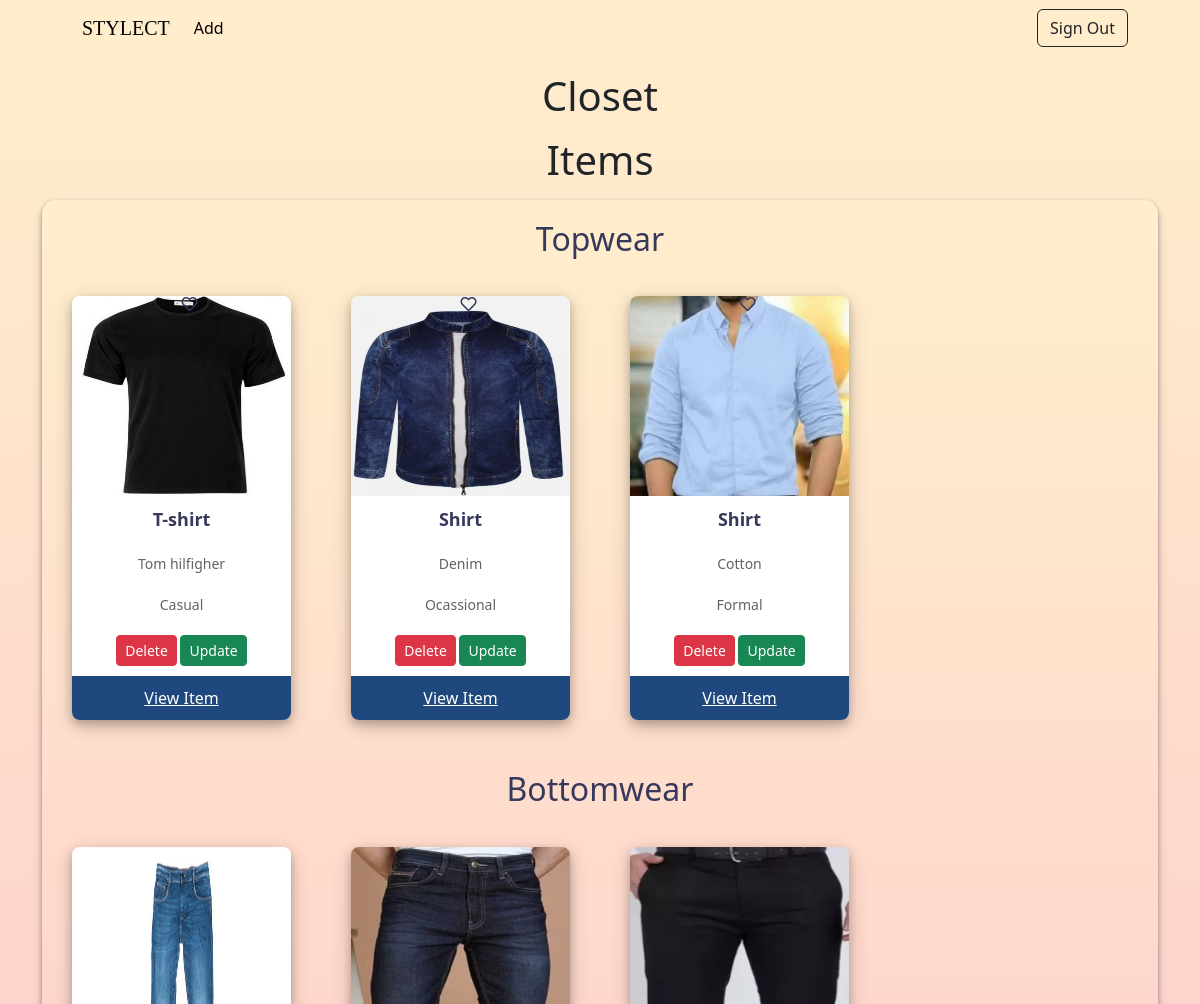
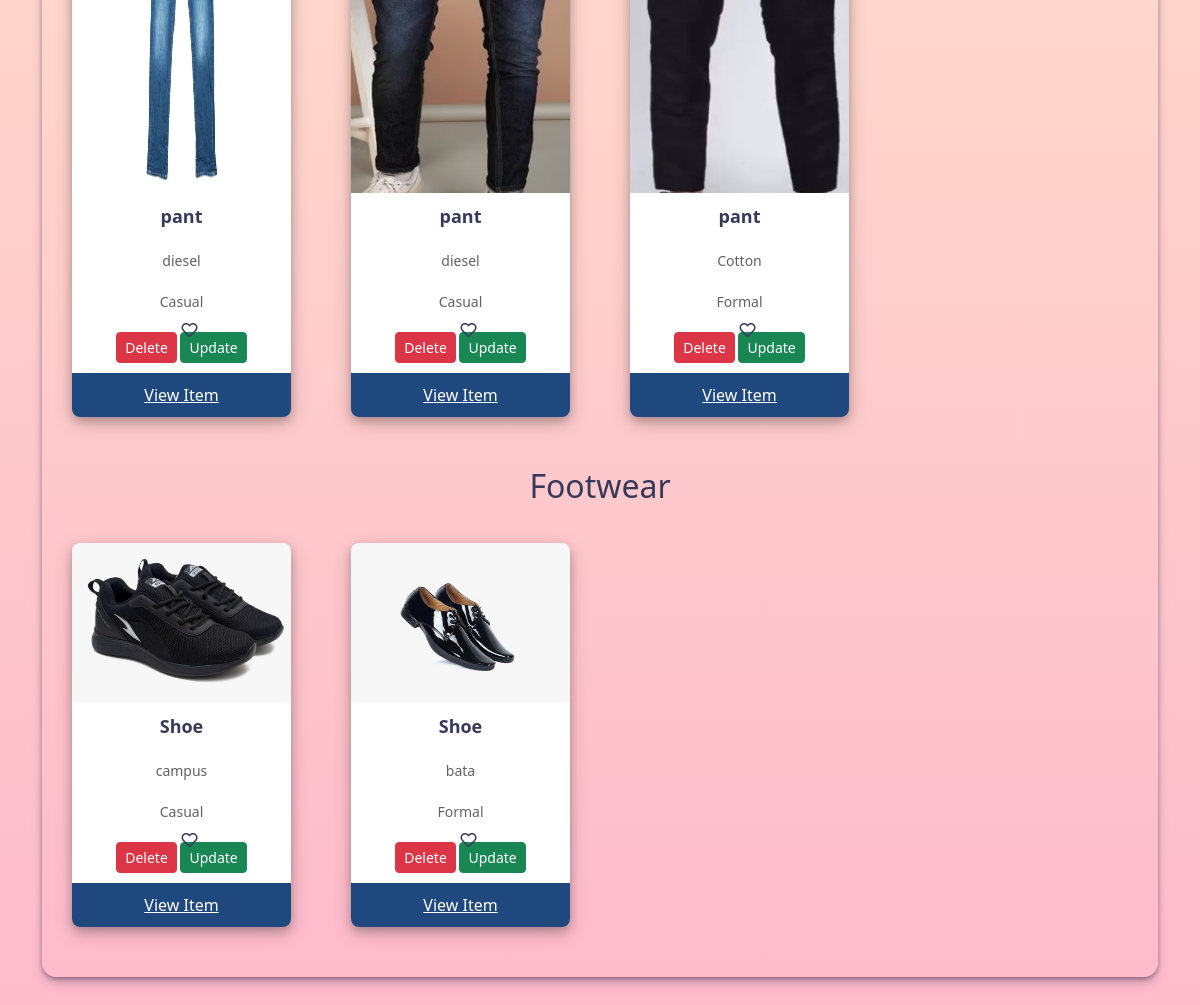
Before: /closet/ (signed in) with the older database file (2 pictures, top to bottom).
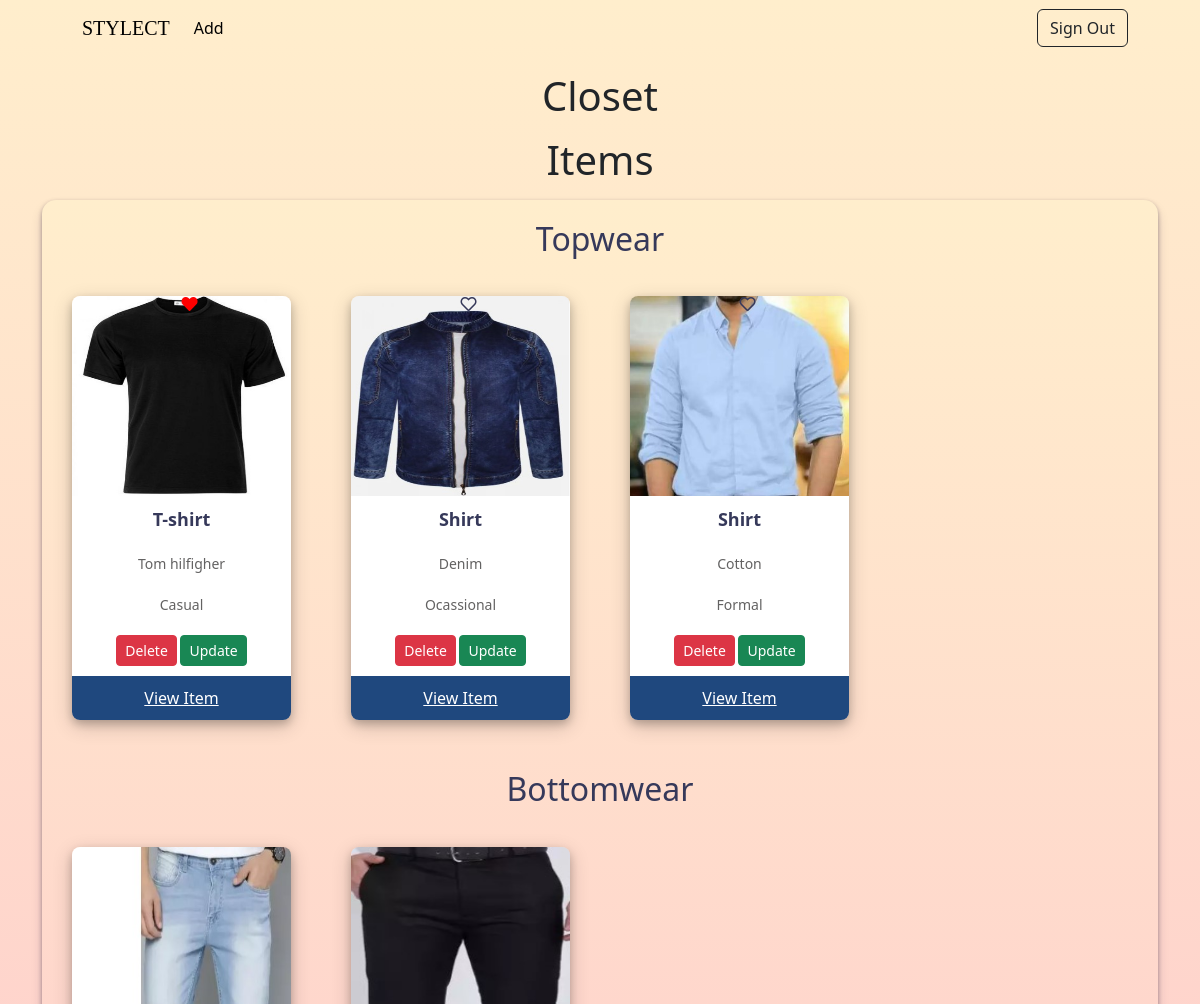
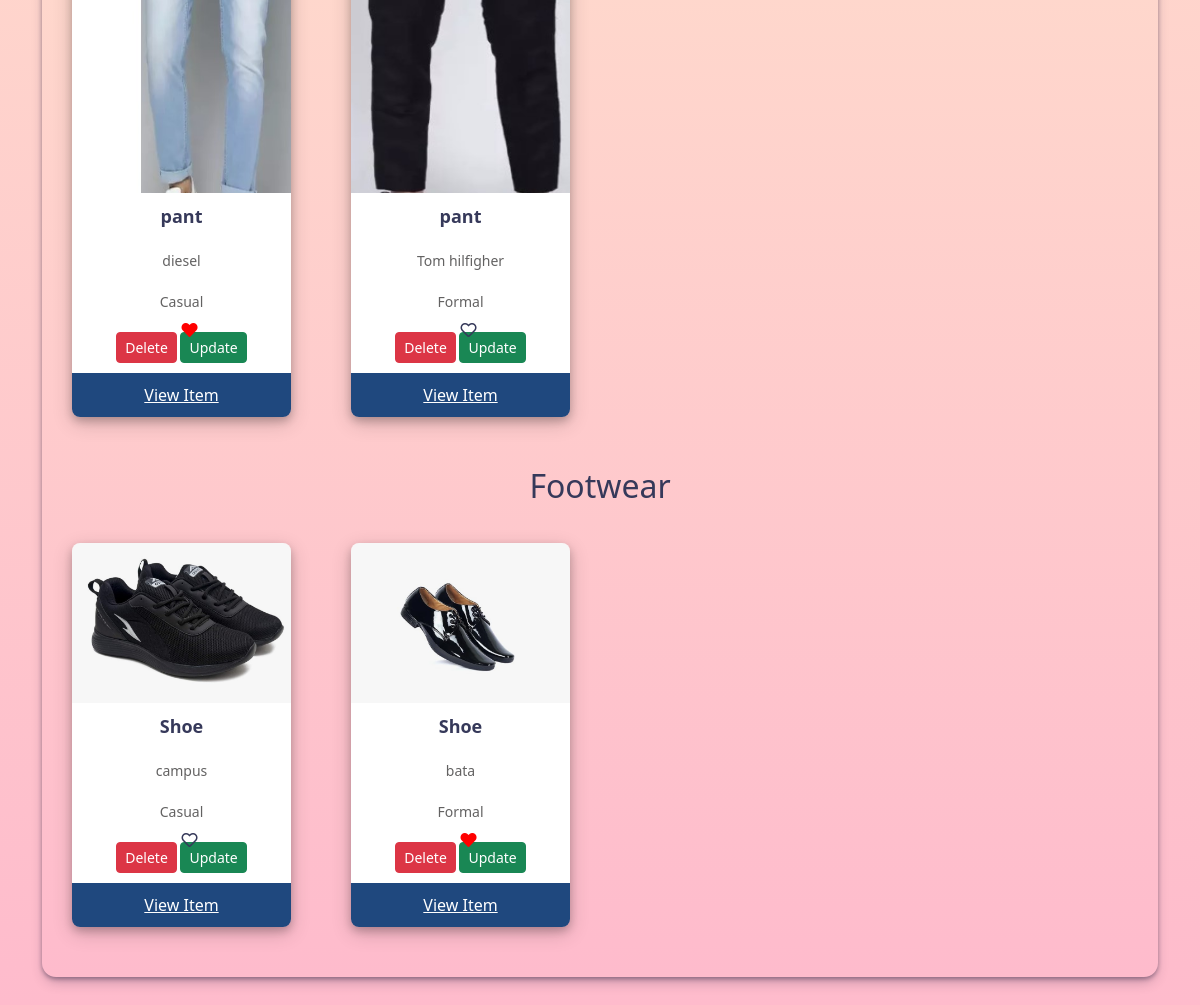
After: the same page with the newer database file (2 pictures, top to bottom).
### myapp/models.py (models this page shows, shortened)
class Items(models.Model):
    user = models.ForeignKey(User, on_delete=models.CASCADE)
    name = models.CharField(max_length=200)
    category = models.CharField(max_length=200)
    pattern=models.CharField(max_length=100)
    color = models.CharField(max_length=200)
    price = models.CharField(max_length=50)
    brand = models.CharField(max_length=10)
    type = models.CharField(max_length=200)
    photo = models.ImageField(upload_to="itemimages/", default='', blank=True)
    like = models.BooleanField(default=False)
    time = models.DateTimeField(auto_now_add=True)

### myapp/views.py (the view)
# urls.py: path('closet/',closet),
def closet(request):
    if request.user.is_authenticated:
        items = Items.objects.filter(user=request.user)
    else:
        items=[]
    return render(request, "closet.html", {'items':items})

### templates/closet.html (shortened to what this page needs)
<!doctype html>
<html lang="en">
  <head>
    <link href="https://cdn.jsdelivr.net/npm/bootstrap@5.3.2/dist/css/bootstrap.min.css" rel="stylesheet">
    <link href="https://cdnjs.cloudflare.com/ajax/libs/font-awesome/5.15.4/css/all.min.css" rel="stylesheet">
  </head>
  <body style="background-image: linear-gradient(#ffeecc, #febbcc) ;">
    {% include 'navbar.html' %}
    <h1 class="text-center my-3">Closet</h1>
    <h1 class="text-center my-3">Items</h1>
    <div class="container text-center" style="padding-bottom: 30px;">
      <div class="row">
        <div class="col-md-12">
          <div class="card" style="background-image: linear-gradient(#ffeecc, #febbcc); border-radius: 14px; border-width: 0; box-shadow: rgba(45, 35, 66, 0.4) 0 2px 4px, rgba(45, 35, 66, 0.3) 0 7px 13px -3px; box-sizing: border-box; color: #36395A;">
            <h2 style="padding-top: 20px;">Topwear</h2>
            <div class="childcard-container" style="display: flex; flex-wrap: wrap;">
              {% for item in items %}
              {% if item.category == 'Topwear' %}
                <div class="childcard" style="padding: 20px; margin: 10px; flex: 0 0 calc(25% - 20px);">
                  <div class="row">
                    <div class="col-md-12">
                      <div class="card-sl">
                        <div>
                            {% if item.like %}
                              <i class="fas fa-heart like-icon" data-item-id="{{ item.id }}" style="color: red;"></i>
                            {% else %}
                              <i class="far fa-heart like-icon" data-item-id="{{ item.id }}"></i>
                            {% endif %}
                        </div>
                        <div class="card-image">
                          <img src="/media/{{item.photo}}" style="width: 220px; height: 200px;"/>
                        </div>
                        <div class="card-heading">
                          {{item.name}}
                        </div>
                        <div class="card-text">
                          {{item.brand}}
                        </div>
                        <div class="card-text">
                          {{item.type}}
                        </div>
                        <div class="card-text">
                          <a href="/delete-item/{{item.id}}" class="btn btn-danger btn-sm">Delete</a>
                          <a href="/update-item/{{item.id}}" class="btn btn-success btn-sm">Update</a>
                        </div>
                        <a href="/media/{{item.photo}}" class="card-button">View Item</a>
                      </div>
                    </div>
                  </div>
                </div>
              {% endif %}
              {% endfor %}
            </div>
            <h2 style="padding-top: 20px;">Bottomwear</h2>
            <div class="childcard-container" style="display: flex; flex-wrap: wrap;">
              {% for item in items %}
              {% if item.category == 'Bottomwear' %}
                <div class="childcard" style="padding: 20px; margin: 10px; flex: 0 0 calc(25% - 20px);">
                  <div class="row">
                    <div class="col-md-12">
                      <div class="card-sl">
                        <div class="card-image">
                          <img src="/media/{{item.photo}}" style="width: 220px; height: 350px;"/>
                        </div>
                        <div class="card-heading">
                          {{item.name}}
                        </div>
                        <div class="card-text">
                          {{item.brand}}
                        </div>
                        <div class="card-text">
                          {{item.type}}
                        </div>
                        <div>
                          {% if item.like %}
                          <i class="fas fa-heart like-icon" data-item-id="{{ item.id }}" style="color: red;"></i>
                          {% else %}
                          <i class="far fa-heart like-icon" data-item-id="{{ item.id }}"></i>
                          {% endif %}
                        </div>
                        <div class="card-text">
                          <a href="/delete-item/{{item.id}}" class="btn btn-danger btn-sm">Delete</a>
                          <a href="/update-item/{{item.id}}" class="btn btn-success btn-sm">Update</a>
                        </div>
                        <a href="/media/{{item.photo}}" class="card-button">View Item</a>
                      </div>
                    </div>
                  </div>
                </div>
              {% endif %}
              {% endfor %}
            </div>
           <h2 style="padding-top: 20px;">Footwear</h2>
            <div class="childcard-container" style="padding-bottom: 20px;display: flex; flex-wrap: wrap;">
              {% for item in items %}
              {% if item.category == 'Footwear' %}
                <div class="childcard" style="padding: 20px; margin: 10px; flex: 0 0 calc(25% - 20px);">
                  <div class="row">
                    <div class="col-md-12">
                      <div class="card-sl">
                        <div class="card-image">
                          <img src="/media/{{item.photo}}" style="width: 220px; height: 160px;"/>
                        </div>
                        <div class="card-heading">
                          {{item.name}}
                        </div>
                        <div class="card-text">
                          {{item.brand}}
                        </div>
                        <div class="card-text">
                          {{item.type}}
                        </div>
                        <div>
                          {% if item.like %}
                          <i class="fas fa-heart like-icon" data-item-id="{{ item.id }}" style="color: red;"></i>
                          {% else %}
                          <i class="far fa-heart like-icon" data-item-id="{{ item.id }}"></i>
                          {% endif %}
                        </div>
                        <div class="card-text">
                          <a href="/delete-item/{{item.id}}" class="btn btn-danger btn-sm">Delete</a>
                          <a href="/update-item/{{item.id}}" class="btn btn-success btn-sm">Update</a>
                        </div>
                        <a href="/media/{{item.photo}}" class="card-button">View Item</a>
                      </div>
                    </div>
                  </div>
                </div>
              {% endif %}
              {% endfor %}
            </div>
          </div>
        </div>
      </div>
    </div>
  </body>
</html>

### templates/navbar.html (shortened to what this page needs)
<nav class="navbar navbar-expand-lg" style="background-color:transparent;">
  <div class="container-fluid">
    <a class="navbar-brand" href="/home/" style="padding-left: 70px;color: black; font-family: 'Ubuntu', serif;"> STYLECT</a>
    <div class="collapse navbar-collapse" id="navbarSupportedContent">
      <ul class="navbar-nav me-auto mb-2 mb-lg-0">
        <li class="nav-item">
          <a class="nav-link active" href="/closet/add/">Add</a>
        </li>
      </ul>
      <form action="{% url 'sign_out' %}" method="post" style="display: inline;">
        <button class="btn btn-outline-dark" type="submit" style="margin-right: 60px;">Sign Out</button>
      </form>
    </div>
  </div>
</nav>

### templates/closet.html (style rules this page uses)
.card-sl { border-radius: 8px; box-shadow: 0 4px 8px 0 rgba(0, 0, 0, 0.2), 0 6px 20px 0 rgba(0, 0, 0, 0.19); }
.card-image img { max-height: 100%; max-width: 100%; border-radius: 8px 8px 0px 0; }
.card-heading { font-size: 18px; font-weight: bold; background: #fff; padding: 10px 15px; }
.card-text { padding: 10px 15px; background: #fff; font-size: 14px; color: #636262; }
.card-button { display: flex; justify-content: center; padding: 10px 0; width: 100%; background-color: #1F487E; color: #fff; border-radius: 0 0 8px 8px; }
.like-icon { font-size: 16px; position: absolute; cursor: pointer; }

Changed rows visible on the page:
removed Items: photo (picture), name "pant", brand "diesel", type "Casual", shown under "Bottomwear"
removed Items: photo (picture), name "pant", brand "diesel", type "Casual", shown under "Bottomwear"
removed Items: photo (picture), name "pant", brand "Cotton", type "Formal", shown under "Bottomwear"
changed Items "T-shirt": like False → True (drawn)
added Items: photo (picture), name "pant", brand "diesel", type "Casual", shown under "Bottomwear"
added Items: photo (picture), name "pant", brand "Tom hilfigher", type "Formal", shown under "Bottomwear"
changed Items "bata": like False → True (drawn)
